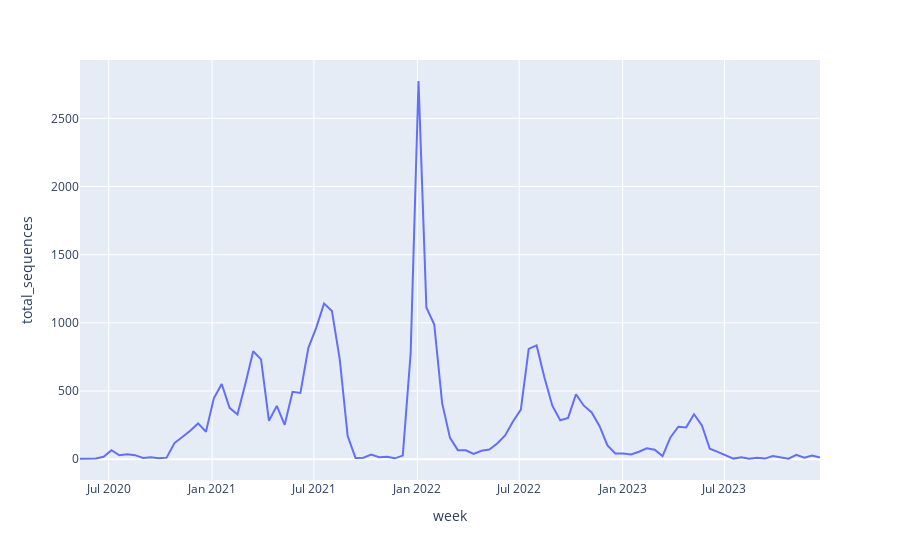

The notebook cell this image was saved under:
### Code cell
fig = px.line(phl_df, x='week', y='total_sequences')

fig.show()

### Figure 1 — Plotly figure (JSON) as saved in the notebook; plotly's stock layout.template omitted (floating-point values rounded to 4 significant figures; data arrays with more than 128 entries replaced by an {"elided": "..."} marker saying what was removed)
{"data": [{"hovertemplate": "week=%{x}<br>total_sequences=%{y}<extra></extra>", "legendgroup": "", "line": {"color": "#636efa", "dash": "solid"}, "marker": {"symbol": "circle"}, "mode": "lines", "name": "", "orientation": "v", "showlegend": false, "type": "scatter", "x": {"elided": "665 str values"}, "xaxis": "x", "y": {"elided": "665 int values"}, "yaxis": "y"}], "layout": {"autosize": true, "legend": {"tracegroupgap": 0}, "margin": {"t": 60}, "xaxis": {"anchor": "y", "autorange": true, "domain": [0, 1], "range": ["2020-05-11", "2023-12-18"], "title": {"text": "week"}, "type": "date"}, "yaxis": {"anchor": "x", "autorange": true, "domain": [0, 1], "range": [-153.1, 2928.0], "title": {"text": "total_sequences"}, "type": "linear"}}}
